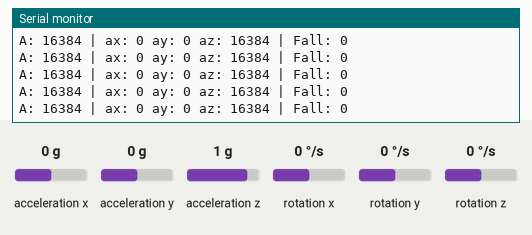
Bench run of a sketch on a simulated ESP32. On the bench: the last lines printed to the serial monitor. The inputs (shaded band) are chosen by the test bench; at power-on: acceleration x 0 g, acceleration y 0 g, acceleration z 1 g, rotation x 0 °/s, rotation y 0 °/s, rotation z 0 °/s. WiFi joins after 1.5 s; servers stay silent unless stated; no MQTT or app messages arrive unless stated.

Above: at 2.7 s.
2.8 s: acceleration x set to -1.4 g
At 3.14 s:
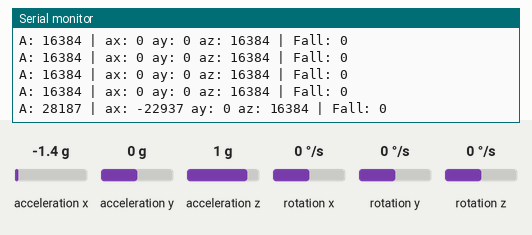
4.3 s: acceleration y set to -1.4 g
At 4.37 s:
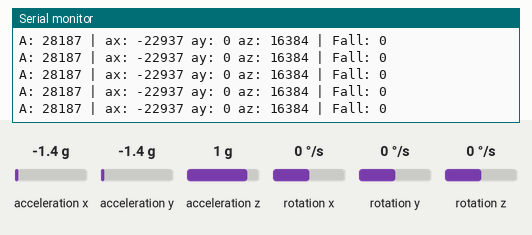
5.8 s: acceleration z set to -1.4 g
At 5.8 s:
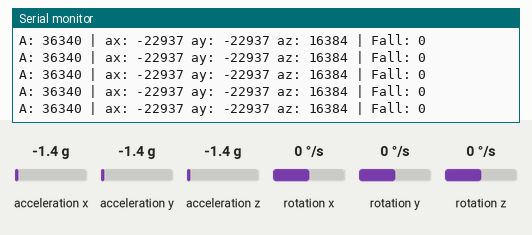
Timing chart, 0 to 8.8 s (numbered marks = the images above; inputs shaded):
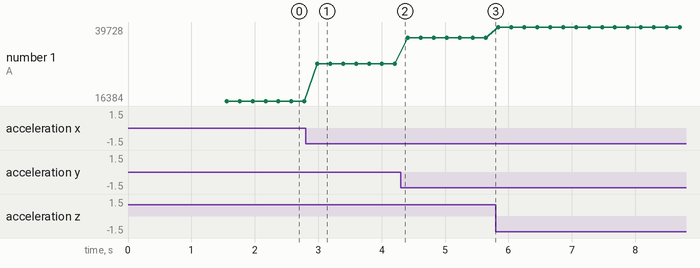

Measured:
- after the input at 2.8 s, the serial monitor: prints a new line after 0.19 s (image 1)
- plotted number 1: 16384 → 28187 after the input at 2.8 s, 28187 → 36340 after the input at 4.3 s, 36340 → 39728 after the input at 5.8 s

The sketch:

Elder_copy_20260207231746.ino
```cpp
#include <WiFi.h>
#include <WiFiClientSecure.h>
#include <PubSubClient.h>
#include <Wire.h>
#include <MPU6050.h>

// ================= WIFI =================
const char* ssid = "Redmi Note 13";
const char* password = "JaninduOp0200";

// ================= MQTT =================
const char* mqtt_server = "b6a6de699cbe4b27be58d2c31ce301f5.s1.eu.hivemq.cloud";
const int mqtt_port = 8883;
const char* mqtt_user = "elder";
const char* mqtt_pass = "Elder@123";

// ================= OBJECTS =================
WiFiClientSecure espClient;
PubSubClient client(espClient);
MPU6050 mpu;

// ================= DEVICE ID =================
String deviceID;

// ================= FALL LOGIC VARIABLES =================
bool freeFallDetected = false;
bool impactDetected = false;
unsigned long impactTime = 0;

// ================= TIMING =================
unsigned long lastSendTime = 0;
const unsigned long normalInterval = 60000;  // 60 sec

// ================= WIFI CONNECT =================
void connectWiFi() {
  Serial.print("Connecting to WiFi...");
  WiFi.begin(ssid, password);

  while (WiFi.status() != WL_CONNECTED) {
    delay(500);
    Serial.print(".");
  }

  Serial.println("\nWiFi Connected");
}

// ================= MQTT CONNECT =================
void connectMQTT() {
  while (!client.connected()) {
    Serial.print("Connecting to MQTT...");
    if (client.connect(deviceID.c_str(), mqtt_user, mqtt_pass)) {
      Serial.println("Connected!");
    } else {
      Serial.print("Failed. Retrying...");
      delay(2000);
    }
  }
}

// ================= SETUP =================
void setup() {
  Serial.begin(115200);
  Wire.begin();

  // Generate unique ID from ESP32 MAC
  uint64_t chipid = ESP.getEfuseMac();
  deviceID = String((uint32_t)(chipid >> 32), HEX) +
             String((uint32_t)chipid, HEX);

  Serial.print("Device ID: ");
  Serial.println(deviceID);

  // Initialize MPU6050
  mpu.initialize();
  if (mpu.testConnection()) {
    Serial.println("MPU6050 connected");
  } else {
    Serial.println("MPU6050 connection failed");
  }

  connectWiFi();

  espClient.setInsecure();   // Required for HiveMQ SSL
  client.setServer(mqtt_server, mqtt_port);
}

// ================= LOOP =================
void loop() {

  if (!client.connected()) {
    connectMQTT();
  }
  client.loop();

  int16_t ax, ay, az, gx, gy, gz;
  mpu.getMotion6(&ax, &ay, &az, &gx, &gy, &gz);

  long A = sqrt((long)ax * ax + (long)ay * ay + (long)az * az);

  bool fallDetectedNow = false;

  // ===== FREE FALL =====
  if (A < 6000) {
    freeFallDetected = true;
  }

  // ===== IMPACT =====
  if (freeFallDetected && A > 20000) {
    impactDetected = true;
    impactTime = millis();
  }

  // ===== STILLNESS CONFIRM =====
  if (impactDetected && (millis() - impactTime > 1500)) {
    if (A > 14000 && A < 18000) {
      fallDetectedNow = true;
      Serial.println("🚨 FALL DETECTED 🚨");
    }
    freeFallDetected = false;
    impactDetected = false;
  }

  // ===== ALWAYS PRINT SENSOR VALUES =====
  Serial.print("A: ");
  Serial.print(A);
  Serial.print(" | ax: "); Serial.print(ax);
  Serial.print(" ay: "); Serial.print(ay);
  Serial.print(" az: "); Serial.print(az);
  Serial.print(" | Fall: ");
  Serial.println(fallDetectedNow);

  unsigned long currentTime = millis();
  bool shouldSend = false;

  // Send immediately if fall detected
  if (fallDetectedNow) {
    shouldSend = true;
  }

  // Send normal data every minute
  if (currentTime - lastSendTime > normalInterval) {
    shouldSend = true;
  }

  if (shouldSend) {

    String payload = "{";
    payload += "\"deviceId\":\"" + deviceID + "\",";
    payload += "\"ax\":" + String(ax) + ",";
    payload += "\"ay\":" + String(ay) + ",";
    payload += "\"az\":" + String(az) + ",";
    payload += "\"gx\":" + String(gx) + ",";
    payload += "\"gy\":" + String(gy) + ",";
    payload += "\"gz\":" + String(gz) + ",";
    payload += "\"A\":" + String(A) + ",";
    payload += "\"fall\":" + String(fallDetectedNow ? "true" : "false");
    payload += "}";

    client.publish("fall/device01/data", payload.c_str());

    Serial.println("Published JSON:");
    Serial.println(payload);
    Serial.println("-------------------------");

    lastSendTime = currentTime;
  }

  delay(200);
}
```
